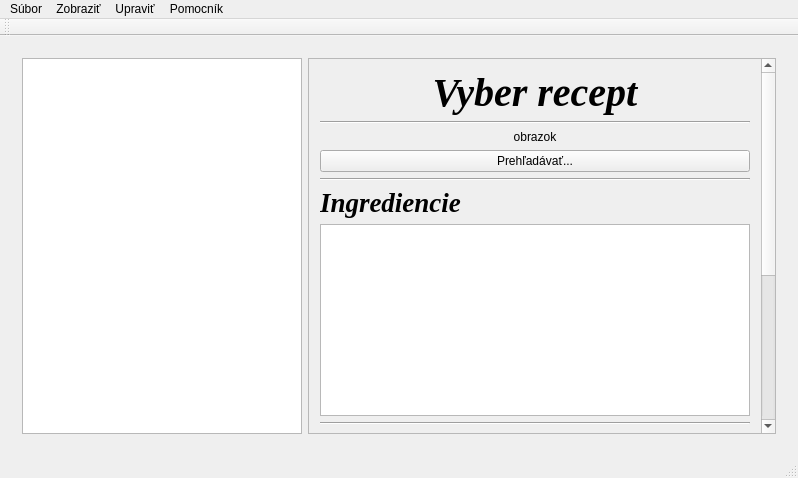
<?xml version="1.0" encoding="UTF-8"?>
<ui version="4.0">
 <class>MainWindow</class>
 <widget class="QMainWindow" name="MainWindow">
  <property name="geometry">
   <rect>
    <x>0</x>
    <y>0</y>
    <width>798</width>
    <height>478</height>
   </rect>
  </property>
  <property name="windowTitle">
   <string>MainWindow</string>
  </property>
  <widget class="QWidget" name="centralWidget">
   <layout class="QVBoxLayout" name="verticalLayout">
    <item>
     <widget class="QStackedWidget" name="display">
      <property name="currentIndex">
       <number>1</number>
      </property>
      <widget class="QWidget" name="content">
       <layout class="QHBoxLayout" name="horizontalLayout_2">
        <item>
         <widget class="QTreeView" name="treeView">
          <property name="maximumSize">
           <size>
            <width>225</width>
            <height>16777215</height>
           </size>
          </property>
         </widget>
        </item>
        <item>
         <widget class="QScrollArea" name="scrollArea">
          <property name="widgetResizable">
           <bool>true</bool>
          </property>
          <widget class="QWidget" name="scrollAreaWidgetContents">
           <property name="geometry">
            <rect>
             <x>0</x>
             <y>0</y>
             <width>165</width>
             <height>355</height>
            </rect>
           </property>
           <layout class="QFormLayout" name="formLayout">
            <item row="0" column="0" colspan="2">
             <widget class="QLabel" name="receiptName">
              <property name="font">
               <font>
                <family>Times New Roman</family>
                <pointsize>30</pointsize>
                <weight>75</weight>
                <italic>true</italic>
                <bold>true</bold>
               </font>
              </property>
              <property name="text">
               <string>Vitajte v kuchárke</string>
              </property>
              <property name="alignment">
               <set>Qt::AlignCenter</set>
              </property>
              <property name="wordWrap">
               <bool>true</bool>
              </property>
             </widget>
            </item>
            <item row="1" column="0" colspan="2">
             <widget class="Line" name="line_2">
              <property name="orientation">
               <enum>Qt::Horizontal</enum>
              </property>
             </widget>
            </item>
            <item row="2" column="1">
             <spacer name="verticalSpacer">
              <property name="orientation">
               <enum>Qt::Vertical</enum>
              </property>
              <property name="sizeHint" stdset="0">
               <size>
                <width>20</width>
                <height>18</height>
               </size>
              </property>
             </spacer>
            </item>
            <item row="4" column="1">
             <spacer name="verticalSpacer_2">
              <property name="orientation">
               <enum>Qt::Vertical</enum>
              </property>
              <property name="sizeHint" stdset="0">
               <size>
                <width>20</width>
                <height>18</height>
               </size>
              </property>
             </spacer>
            </item>
            <item row="5" column="0" colspan="2">
             <widget class="Line" name="line">
              <property name="font">
               <font>
                <pointsize>15</pointsize>
                <weight>75</weight>
                <bold>true</bold>
               </font>
              </property>
              <property name="autoFillBackground">
               <bool>false</bool>
              </property>
              <property name="orientation">
               <enum>Qt::Horizontal</enum>
              </property>
             </widget>
            </item>
            <item row="6" column="0" colspan="2">
             <widget class="QLabel" name="label">
              <property name="font">
               <font>
                <family>Times New Roman</family>
                <pointsize>16</pointsize>
                <weight>75</weight>
                <italic>true</italic>
                <bold>true</bold>
                <underline>false</underline>
               </font>
              </property>
              <property name="text">
               <string>Ingrediencie:</string>
              </property>
             </widget>
            </item>
            <item row="7" column="1">
             <spacer name="verticalSpacer_3">
              <property name="orientation">
               <enum>Qt::Vertical</enum>
              </property>
              <property name="sizeHint" stdset="0">
               <size>
                <width>20</width>
                <height>20</height>
               </size>
              </property>
             </spacer>
            </item>
            <item row="8" column="0" colspan="2">
             <widget class="QLabel" name="receipt_ingredients">
              <property name="font">
               <font>
                <pointsize>12</pointsize>
               </font>
              </property>
              <property name="cursor">
               <cursorShape>IBeamCursor</cursorShape>
              </property>
              <property name="text">
               <string>Ingrediencie</string>
              </property>
              <property name="alignment">
               <set>Qt::AlignJustify|Qt::AlignTop</set>
              </property>
              <property name="wordWrap">
               <bool>true</bool>
              </property>
              <property name="textInteractionFlags">
               <set>Qt::LinksAccessibleByMouse|Qt::TextSelectableByMouse</set>
              </property>
             </widget>
            </item>
            <item row="9" column="1">
             <spacer name="verticalSpacer_4">
              <property name="orientation">
               <enum>Qt::Vertical</enum>
              </property>
              <property name="sizeHint" stdset="0">
               <size>
                <width>20</width>
                <height>20</height>
               </size>
              </property>
             </spacer>
            </item>
            <item row="10" column="0" colspan="2">
             <widget class="Line" name="line_3">
              <property name="orientation">
               <enum>Qt::Horizontal</enum>
              </property>
             </widget>
            </item>
            <item row="11" column="0" colspan="2">
             <widget class="QLabel" name="label_3">
              <property name="font">
               <font>
                <family>Times New Roman</family>
                <pointsize>16</pointsize>
                <weight>75</weight>
                <italic>true</italic>
                <bold>true</bold>
               </font>
              </property>
              <property name="text">
               <string>Postup:</string>
              </property>
             </widget>
            </item>
            <item row="12" column="1">
             <spacer name="verticalSpacer_5">
              <property name="orientation">
               <enum>Qt::Vertical</enum>
              </property>
              <property name="sizeHint" stdset="0">
               <size>
                <width>20</width>
                <height>18</height>
               </size>
              </property>
             </spacer>
            </item>
            <item row="13" column="0" colspan="2">
             <widget class="QLabel" name="receipt_content">
              <property name="font">
               <font>
                <pointsize>12</pointsize>
               </font>
              </property>
              <property name="cursor">
               <cursorShape>IBeamCursor</cursorShape>
              </property>
              <property name="mouseTracking">
               <bool>false</bool>
              </property>
              <property name="text">
               <string>Postup</string>
              </property>
              <property name="alignment">
               <set>Qt::AlignJustify|Qt::AlignVCenter</set>
              </property>
              <property name="wordWrap">
               <bool>true</bool>
              </property>
              <property name="textInteractionFlags">
               <set>Qt::LinksAccessibleByMouse|Qt::TextSelectableByMouse</set>
              </property>
             </widget>
            </item>
            <item row="3" column="0" colspan="2">
             <widget class="QLabel" name="receipt_image">
              <property name="text">
               <string>Obrazok</string>
              </property>
              <property name="alignment">
               <set>Qt::AlignCenter</set>
              </property>
             </widget>
            </item>
           </layout>
          </widget>
         </widget>
        </item>
       </layout>
      </widget>
      <widget class="QWidget" name="edit_receipts">
       <layout class="QHBoxLayout" name="horizontalLayout">
        <item>
         <widget class="QTreeView" name="treeViewEdit">
          <property name="maximumSize">
           <size>
            <width>280</width>
            <height>16777215</height>
           </size>
          </property>
          <property name="contextMenuPolicy">
           <enum>Qt::ActionsContextMenu</enum>
          </property>
          <property name="dragEnabled">
           <bool>true</bool>
          </property>
          <property name="dragDropOverwriteMode">
           <bool>true</bool>
          </property>
          <property name="dragDropMode">
           <enum>QAbstractItemView::InternalMove</enum>
          </property>
          <property name="defaultDropAction">
           <enum>Qt::MoveAction</enum>
          </property>
          <property name="animated">
           <bool>true</bool>
          </property>
          <property name="wordWrap">
           <bool>true</bool>
          </property>
         </widget>
        </item>
        <item>
         <widget class="QScrollArea" name="scrollArea_2">
          <property name="widgetResizable">
           <bool>true</bool>
          </property>
          <widget class="QWidget" name="scrollAreaWidgetContents_2">
           <property name="geometry">
            <rect>
             <x>0</x>
             <y>0</y>
             <width>477</width>
             <height>609</height>
            </rect>
           </property>
           <layout class="QVBoxLayout" name="verticalLayout_2">
            <item>
             <widget class="QLabel" name="edit_mode_name">
              <property name="font">
               <font>
                <family>Times New Roman</family>
                <pointsize>30</pointsize>
                <weight>75</weight>
                <italic>true</italic>
                <bold>true</bold>
               </font>
              </property>
              <property name="text">
               <string>Vyber recept</string>
              </property>
              <property name="alignment">
               <set>Qt::AlignCenter</set>
              </property>
              <property name="wordWrap">
               <bool>true</bool>
              </property>
             </widget>
            </item>
            <item>
             <widget class="Line" name="line_4">
              <property name="orientation">
               <enum>Qt::Horizontal</enum>
              </property>
             </widget>
            </item>
            <item>
             <widget class="QLabel" name="edit_mode_picture">
              <property name="text">
               <string>obrazok</string>
              </property>
              <property name="alignment">
               <set>Qt::AlignCenter</set>
              </property>
             </widget>
            </item>
            <item>
             <widget class="QPushButton" name="edit_mode_choose_picture">
              <property name="text">
               <string>Prehľadávať...</string>
              </property>
             </widget>
            </item>
            <item>
             <widget class="Line" name="line_5">
              <property name="orientation">
               <enum>Qt::Horizontal</enum>
              </property>
             </widget>
            </item>
            <item>
             <widget class="QLabel" name="label_2">
              <property name="font">
               <font>
                <family>Times New Roman</family>
                <pointsize>20</pointsize>
                <weight>75</weight>
                <italic>true</italic>
                <bold>true</bold>
               </font>
              </property>
              <property name="text">
               <string>Ingrediencie</string>
              </property>
             </widget>
            </item>
            <item>
             <widget class="QPlainTextEdit" name="edit_mode_ingredients"/>
            </item>
            <item>
             <widget class="Line" name="line_6">
              <property name="orientation">
               <enum>Qt::Horizontal</enum>
              </property>
             </widget>
            </item>
            <item>
             <widget class="QLabel" name="label_4">
              <property name="font">
               <font>
                <family>Times New Roman</family>
                <pointsize>20</pointsize>
                <weight>75</weight>
                <italic>true</italic>
                <bold>true</bold>
               </font>
              </property>
              <property name="text">
               <string>Postup</string>
              </property>
             </widget>
            </item>
            <item>
             <widget class="QPlainTextEdit" name="edit_mode_content"/>
            </item>
            <item>
             <widget class="QPushButton" name="pushButton">
              <property name="text">
               <string>Uložiť</string>
              </property>
             </widget>
            </item>
           </layout>
          </widget>
         </widget>
        </item>
       </layout>
      </widget>
     </widget>
    </item>
   </layout>
  </widget>
  <widget class="QMenuBar" name="menuBar">
   <property name="geometry">
    <rect>
     <x>0</x>
     <y>0</y>
     <width>798</width>
     <height>21</height>
    </rect>
   </property>
   <widget class="QMenu" name="menuSubor">
    <property name="title">
     <string>Súbor</string>
    </property>
    <addaction name="actionPrint"/>
    <addaction name="separator"/>
    <addaction name="actionExit"/>
   </widget>
   <widget class="QMenu" name="menuRecepty">
    <property name="title">
     <string>Zobraziť</string>
    </property>
    <addaction name="actionViewMode"/>
    <addaction name="separator"/>
    <addaction name="actionEditMode"/>
   </widget>
   <widget class="QMenu" name="menuPomocn_k">
    <property name="title">
     <string>Pomocník</string>
    </property>
    <addaction name="actionHelp"/>
    <addaction name="separator"/>
    <addaction name="actionAbout"/>
   </widget>
   <widget class="QMenu" name="menuEdit">
    <property name="enabled">
     <bool>true</bool>
    </property>
    <property name="title">
     <string>Upraviť</string>
    </property>
    <addaction name="actionAddCategory"/>
    <addaction name="actionAddSubCategory"/>
    <addaction name="actionAddReceipt"/>
    <addaction name="separator"/>
    <addaction name="actionSaveReceipt"/>
    <addaction name="separator"/>
    <addaction name="actionRemoveItem"/>
    <addaction name="actionMoveItem"/>
   </widget>
   <addaction name="menuSubor"/>
   <addaction name="menuRecepty"/>
   <addaction name="menuEdit"/>
   <addaction name="menuPomocn_k"/>
  </widget>
  <widget class="QToolBar" name="mainToolBar">
   <attribute name="toolBarArea">
    <enum>TopToolBarArea</enum>
   </attribute>
   <attribute name="toolBarBreak">
    <bool>false</bool>
   </attribute>
  </widget>
  <widget class="QStatusBar" name="statusBar"/>
  <action name="actionViewMode">
   <property name="text">
    <string>Prezerať recepty</string>
   </property>
  </action>
  <action name="actionEditMode">
   <property name="text">
    <string>Upraviť Recepty</string>
   </property>
  </action>
  <action name="actionAbout">
   <property name="text">
    <string>O Programe...</string>
   </property>
  </action>
  <action name="actionExit">
   <property name="text">
    <string>Ukončiť</string>
   </property>
  </action>
  <action name="actionHelp">
   <property name="text">
    <string>Pomoc</string>
   </property>
  </action>
  <action name="actionPrint">
   <property name="text">
    <string>Vytlačiť recept</string>
   </property>
  </action>
  <action name="actionAddCategory">
   <property name="text">
    <string>Pridať kategóriu</string>
   </property>
  </action>
  <action name="actionAddReceipt">
   <property name="text">
    <string>Pridať recept</string>
   </property>
  </action>
  <action name="actionEditItem">
   <property name="text">
    <string>Uprav položku</string>
   </property>
  </action>
  <action name="actionSaveReceipt">
   <property name="text">
    <string>Uložiť recept</string>
   </property>
  </action>
  <action name="actionRemoveItem">
   <property name="text">
    <string>Odstrániť položku</string>
   </property>
  </action>
  <action name="actionAddSubCategory">
   <property name="text">
    <string>Pridať podkategóriu</string>
   </property>
  </action>
  <action name="actionMoveItem">
   <property name="text">
    <string>Presunúť položku</string>
   </property>
  </action>
 </widget>
 <layoutdefault spacing="6" margin="11"/>
 <resources/>
 <connections/>
</ui>
